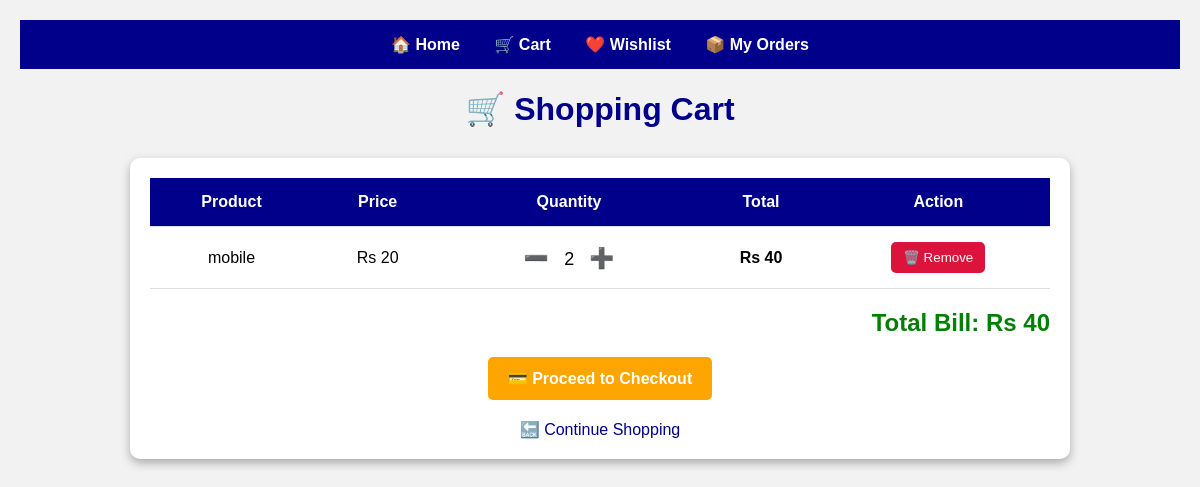
Before: /cart/ with the older database file.
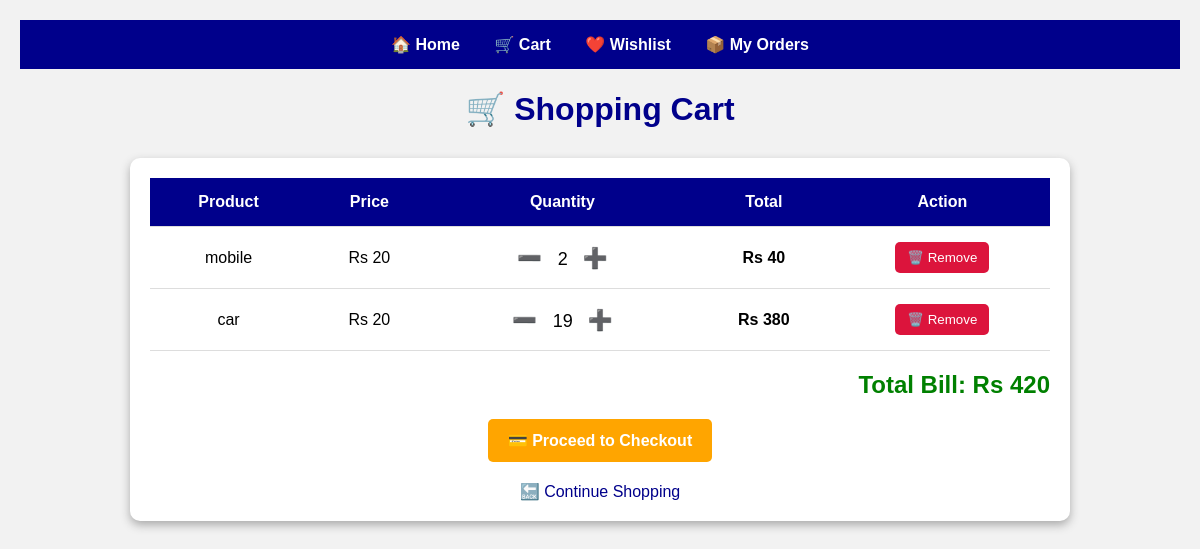
After: the same page with the newer database file.
### home/models.py (models this page shows, shortened)
class Cart(models.Model):
    product = models.ForeignKey(Product, on_delete=models.CASCADE)
    quantity = models.IntegerField(default=1)
    def total_price(self):
        return self.product.price * self.quantity

class Product(models.Model):
    name = models.CharField(max_length=100)
    price = models.IntegerField()
    description = models.TextField()
    image = CloudinaryField('image')

### home/views.py (the view)
def cart(request):
    items = Cart.objects.all()
    total = sum(item.total_price() for item in items)
    return render(request, "home/cart.html", {
        "items": items,
        "total": total,
    })

### home/templates/home/cart.html (shortened to what this page needs)
<!DOCTYPE html>
<html>
<head>
</head>
<body>
    <div class="navbar">
        <a href="{% url 'home' %}">🏠 Home</a>
        <a href="{% url 'cart' %}">🛒 Cart</a>
        <a href="{% url 'wishlist' %}">❤️ Wishlist</a>
        <a href="{% url 'orders' %}">📦 My Orders</a>
    </div>
    <h1>🛒 Shopping Cart</h1>
    <div class="cart-box">
        {% if items %}
        <table>
            <tr>
                <th>Product</th>
                <th>Price</th>
                <th>Quantity</th>
                <th>Total</th>
                <th>Action</th>
            </tr>
            {% for item in items %}
            <tr>
                <td>
                    {{ item.product.name }}
                </td>
                <td>
                    Rs {{ item.product.price }}
                </td>
                <td class="quantity">
                    <a href="{% url 'minus' item.id %}">
                        ➖
                    </a>
                    {{ item.quantity }}
                    <a href="{% url 'plus' item.id %}">
                        ➕
                    </a>
                </td>
                <td>
                    <b>Rs {{ item.total_price }}</b>
                </td>
                <td>
                    <a href="{% url 'remove_from_cart' item.id %}">
                        <button class="remove-btn">
                            🗑️ Remove
                        </button>
                    </a>
                </td>
            </tr>
            {% endfor %}
        </table>
        <h2 class="total">
            Total Bill: Rs {{ total }}
        </h2>
        <a class="checkout-btn" href="{% url 'checkout' %}">
            💳 Proceed to Checkout
        </a>
        <a class="continue-btn" href="{% url 'home' %}">
            🔙 Continue Shopping
        </a>
        {% endif %}
    </div>
</body>
</html>

Changed rows visible on the page:
added Cart: product.name "car", product.price "20", quantity "19", total_price "380"
Other visible differences:
{{ total }}: "40" → "420"
